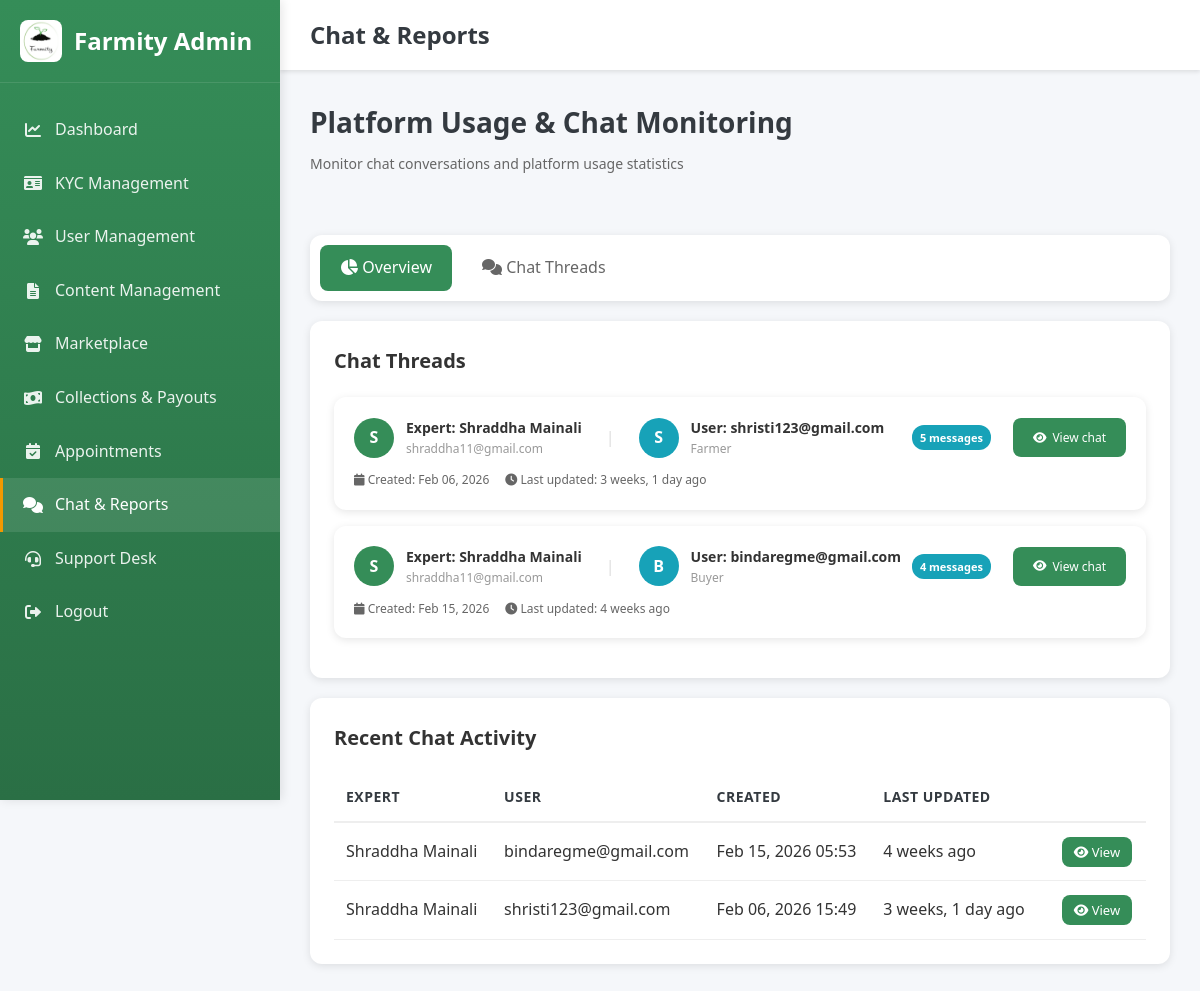
The page /admin-dashboard/chats-reports/ (signed in) on the database as committed earlier.
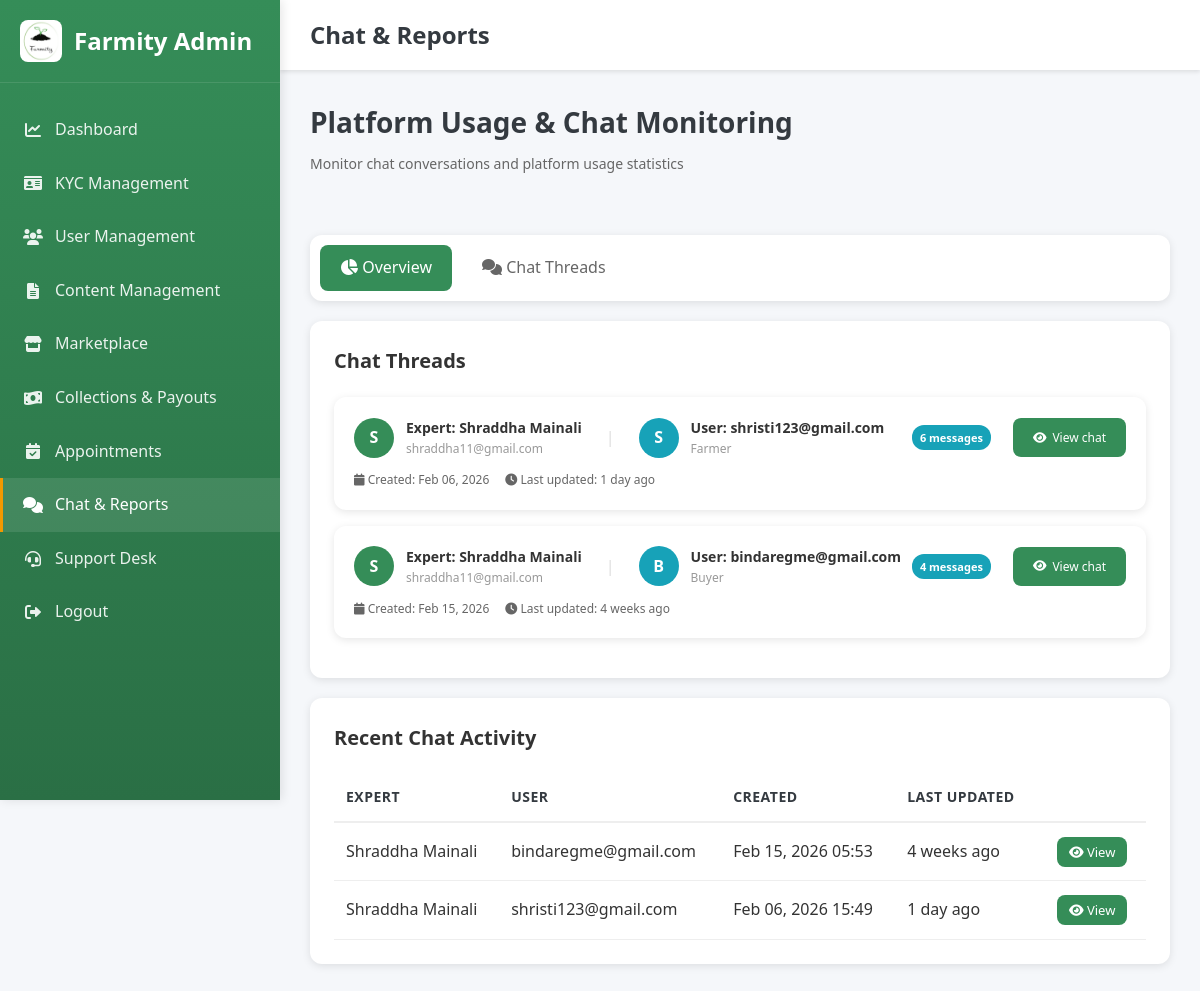
The same page on the database as committed later.
### accounts/models.py (models this page shows, shortened)
class ExpertChatThread(models.Model):
    expert = models.ForeignKey(ExpertProfile, on_delete=models.CASCADE, related_name='chat_threads')
    created_by = models.ForeignKey(User, on_delete=models.CASCADE, related_name='chat_threads')
    created_at = models.DateTimeField(auto_now_add=True)
    updated_at = models.DateTimeField(auto_now=True)
    class Meta:
        ordering = ('-updated_at',)

class ExpertProfile(models.Model):
    user = models.OneToOneField(User, on_delete=models.CASCADE, related_name='expert_profile')
    name = models.CharField(max_length=255, blank=True, null=True)
    photo = models.ImageField(upload_to='expert_photos/', blank=True, null=True)
    qualification = models.CharField(max_length=255, blank=True, null=True)
    specialization = models.CharField(max_length=255, blank=True, null=True)
    experience = models.CharField(max_length=50, blank=True, null=True)
    consultation_fee = models.DecimalField(
        max_digits=10, decimal_places=2, default=0, blank=True, null=True,
        help_text='Fee per appointment (Rs.). 0 = free. Can be set for future paid appointments.'
    )

class User(AbstractBaseUser, PermissionsMixin):
    ROLE_CHOICES = (
        ('admin', 'Admin'),
        ('buyer', 'Buyer'),
        ('farmer', 'Farmer'),
        ('agricultural_expert', 'Agricultural Expert'),
        ('vendor', 'Vendor'),
    )
    GENDER_CHOICES = (
        ('male', 'Male'),
        ('female', 'Female'),
        ('other', 'Other'),
    )
    email = models.EmailField(unique=True)
    phone = models.CharField(max_length=10, unique=True, blank=True, null=True)
    gender = models.CharField(max_length=10, choices=GENDER_CHOICES, blank=True, null=True)
    role = models.CharField(max_length=20, choices=ROLE_CHOICES, default='buyer')
    is_active = models.BooleanField(default=True)
    email_verified = models.BooleanField(default=False)
    is_verified = models.BooleanField(default=False)
    is_staff = models.BooleanField(default=False)
    date_joined = models.DateTimeField(auto_now_add=True)
    objects = UserManager()
    USERNAME_FIELD = 'email'
    REQUIRED_FIELDS = []

### accounts/views.py (the view)
# urls.py: path('admin-dashboard/chats-reports/', admin_chat_reports, name='admin_chat_reports'),
@login_required
def admin_chat_reports(request):
    if request.user.role != 'admin':
        return _redirect_to_role_home_response(request.user)
    section = request.GET.get('section', 'overview')  # 'overview', 'chats', 'reports'
    search_query = request.GET.get('search', '').strip()
    context = {}
    total_threads = ExpertChatThread.objects.count()
    total_messages = ExpertChatMessage.objects.count()
    total_experts = ExpertProfile.objects.count()
    total_chat_users = ExpertChatThread.objects.values('created_by').distinct().count()
    chat_threads = ExpertChatThread.objects.select_related(
        'expert', 'expert__user', 'created_by'
    ).order_by('-updated_at')
    if search_query:
        chat_threads = chat_threads.filter(
            Q(expert__name__icontains=search_query) |
            Q(expert__user__email__icontains=search_query) |
            Q(created_by__email__icontains=search_query)
        )
    threads_with_counts = []
    for thread in chat_threads[:50]:  # Limit to 50 most recent
        message_count = ExpertChatMessage.objects.filter(thread=thread).count()
        threads_with_counts.append({
            'thread': thread,
            'message_count': message_count,
        })
    User = get_user_model()
    total_users = User.objects.count()
    active_users_30d = User.objects.filter(
        date_joined__gte=timezone.now() - timedelta(days=30)
    ).count()
    recent_threads = ExpertChatThread.objects.select_related(
        'expert', 'expert__user', 'created_by'
    ).order_by('-created_at')[:10]
    context.update({
        'section': section,
        'search_query': search_query,
        'total_threads': total_threads,
        'total_messages': total_messages,
        'total_experts': total_experts,
        'total_chat_users': total_chat_users,
        'threads_with_counts': threads_with_counts,
        'total_users': total_users,
        'active_users_30d': active_users_30d,
        'recent_threads': recent_threads,
    })
    return render(request, 'admin_chat_reports.html', context)

### templates/admin_chat_reports.html (shortened to what the changed rows need)
<!DOCTYPE html>
<html lang="en">
<head>
    <link rel="stylesheet" href="/static/css/style.css">
    <link href="https://cdnjs.cloudflare.com/ajax/libs/font-awesome/6.0.0/css/all.min.css" rel="stylesheet">
</head>
<body>
    <aside class="sidebar">
        <div class="sidebar-header">
            <h2>Farmity Admin</h2>
        </div>
    </aside>
    <div class="main-content">
        <header class="top-header">
            <h1 class="header-title">Chat & Reports</h1>
        </header>
        <div class="dashboard-content">
            <div class="page-header">
                <h2 class="page-title">Platform Usage & Chat Monitoring</h2>
            </div>
            {% if section == 'overview' or section == 'chats' %}
            <div class="table-container">
                {% if threads_with_counts %}
                {% for item in threads_with_counts %}
                <div class="chat-thread-card">
                    <div class="thread-header">
                        <div class="thread-participants">
                            <div class="participant-avatar">
                                {{ item.thread.expert.name|first|upper|default:"E" }}
                            </div>
                            <div class="participant-info">
                                <div class="participant-name">Expert: {{ item.thread.expert.name|default:item.thread.expert.user.email }}</div>
                                <div class="participant-email">{{ item.thread.expert.user.email }}</div>
                            </div>
                            <div style="margin: 0 12px; color: #ddd;">|</div>
                            <div class="participant-avatar" style="background: var(--info);">
                                {{ item.thread.created_by.email|first|upper }}
                            </div>
                            <div class="participant-info">
                                <div class="participant-name">User: {{ item.thread.created_by.email }}</div>
                                <div class="participant-email">{{ item.thread.created_by.get_role_display }}</div>
                            </div>
                        </div>
                        <div class="thread-meta" style="align-items: center; gap: 12px;">
                            <span class="message-count">{{ item.message_count }} messages</span>
                            <a href="{% url 'admin_chat_thread_view' item.thread.id %}" class="filter-btn" style="text-decoration: none; display: inline-flex; align-items: center; gap: 6px;">
                                <i class="fas fa-eye"></i> View chat
                            </a>
                        </div>
                    </div>
                    <div class="thread-meta">
                        <span><i class="fas fa-calendar"></i> Created: {{ item.thread.created_at|date:"M d, Y" }}</span>
                        <span><i class="fas fa-clock"></i> Last updated: {{ item.thread.updated_at|timesince }} ago</span>
                    </div>
                </div>
                {% endfor %}
                {% else %}
                <div style="text-align: center; padding: 40px; color: #999;">
                    No chat threads found
                </div>
                {% endif %}
            </div>
            {% endif %}
            {% if section == 'overview' %}
            <div class="table-container" style="margin-top: 20px;">
                {% if recent_threads %}
                <table class="data-table">
                    <thead>
                        <tr>
                            <th>Expert</th>
                            <th>User</th>
                            <th>Created</th>
                            <th>Last Updated</th>
                            <th></th>
                        </tr>
                    </thead>
                    <tbody>
                        {% for thread in recent_threads %}
                        <tr>
                            <td>{{ thread.expert.name|default:thread.expert.user.email }}</td>
                            <td>{{ thread.created_by.email }}</td>
                            <td>{{ thread.created_at|date:"M d, Y H:i" }}</td>
                            <td>{{ thread.updated_at|timesince }} ago</td>
                            <td><a href="{% url 'admin_chat_thread_view' thread.id %}" class="filter-btn" style="text-decoration: none; font-size: 13px; padding: 6px 12px;"><i class="fas fa-eye"></i> View</a></td>
                        </tr>
                        {% endfor %}
                    </tbody>
                </table>
                {% else %}
                <div style="text-align: center; padding: 40px; color: #999;">
                    No recent chat activity
                </div>
                {% endif %}
            </div>
            {% endif %}
        </div>
    </div>
</body>
</html>

Rows that differ between the two databases and show on the page:
changed ExpertChatThread "shristi123@gmail.com": message_count "5" → "6"; thread.updated_at "3 weeks, 1 day" → "1 day"; updated_at "3 weeks, 1 day" → "1 day"
